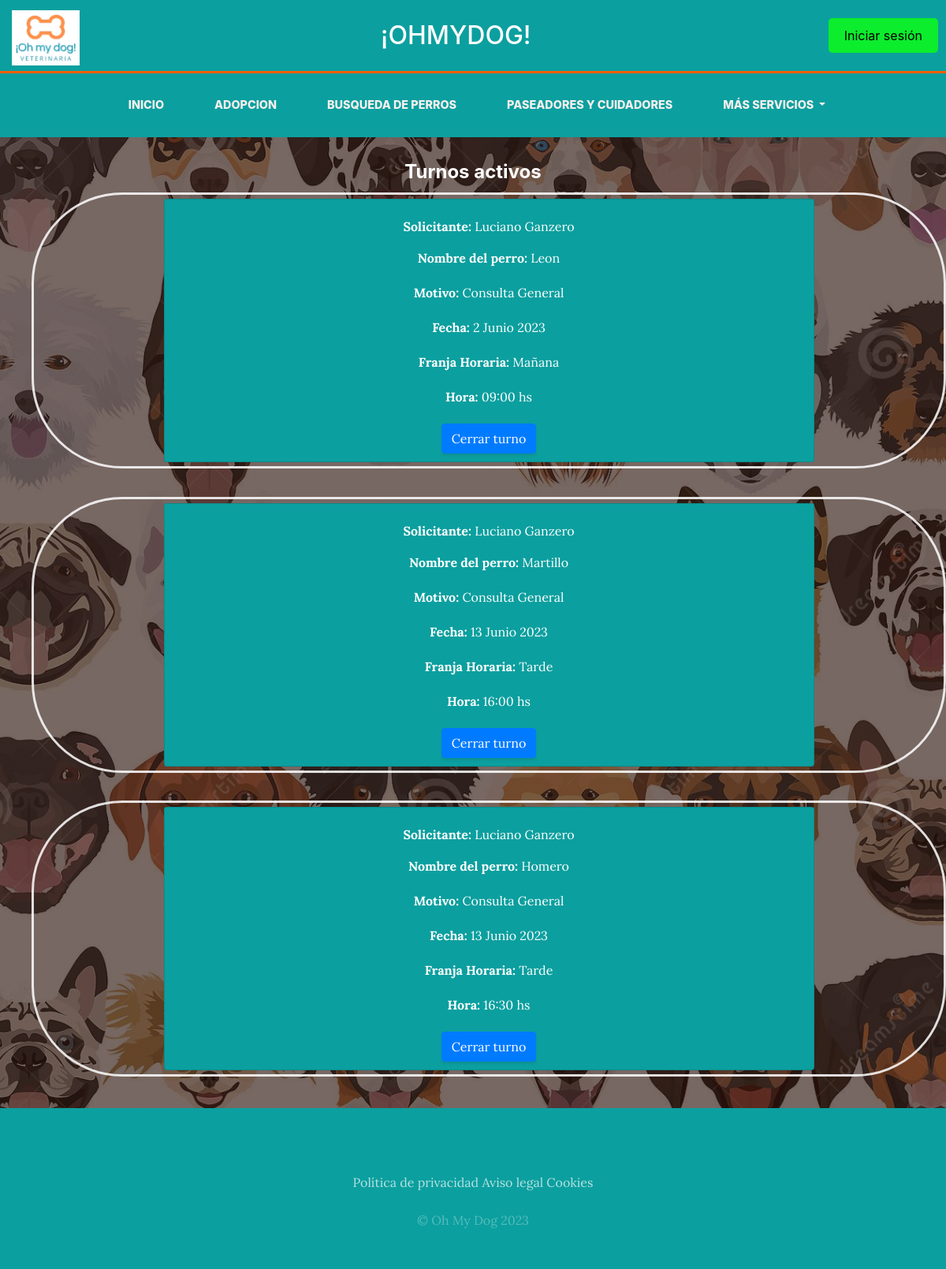
The app's page /mis_turnos/turnos_activos/ with its own data.
### turnos/models.py (models this page shows)
class Turno(models.Model):
    motivos = (
        ('0','Consulta General'),
        ('1', 'Vacuna A'),
        ('2', 'Vacuna B'),
        ('3', 'Desparasitacion'),
        ('4', 'Urgencia Intermedia'),
        ('5','Castracion'),
    )
    franja = (
        ('0','Mañana'),
        ('1','Tarde'),
    )
    estados=(
        ('0','Pendiente'),
        ('1','Aceptado'),
        ('2','Rechazado'),
        ('3','Cancelado'),
        ('4','Cerrado'),
        ('5','Vencido'),
    )
    horarios= (('0','08:00 hs'), ('1','08:30 hs'),('2','09:00 hs'),('3','09:30 hs'),('4','10:00 hs'),
                                                    ('5','10:30 hs'),('6','11:00 hs'),('7','11:30 hs'),
                        ('8','16:00 hs'), ('9','16:30 hs'),('10','17:00 hs'),('11','17:30 hs'),('12','18:00 hs'),
                                                    ('13','18:30 hs'),('14','19:00 hs'),('15','19:30 hs'))
    dueño=models.ForeignKey(User, on_delete=models.CASCADE)
    mascota=models.ForeignKey(Mascota, on_delete=models.CASCADE)
    motivo=models.CharField('Motivo',max_length=15,choices=motivos)
    motivo_rechazo = models.CharField(max_length=100, null=True, blank=True, default=None)
    franjaHoraria=models.CharField('Franja horaria',max_length=1,choices=franja)
    fecha=models.DateField()
    estado=models.CharField('Estado',max_length=15,choices=estados)
    hora=models.CharField('Horario',max_length=8,choices=horarios)
    observaciones=models.CharField(max_length=150,null=True, blank=True, default=None)
    monto=models.DecimalField(decimal_places=2, max_digits=8, null=True, blank=True, default=None)
    descuento=models.BooleanField(null=True, blank=True,default=False)
    created=models.DateTimeField(auto_now_add=True)
    updated=models.DateTimeField(auto_now_add=True)
    id = models.AutoField(primary_key=True)
    class Meta:
        verbose_name='turno'
        verbose_name_plural='turnos'

### autenticacion/models.py (models this page shows, shortened)
class Cuenta(AbstractBaseUser):
    email = models.EmailField(verbose_name="email",max_length=60,unique=True)
    dni = models.CharField(verbose_name="DNI",max_length=10)
    numero = models.CharField(verbose_name="numero",max_length=10)
    nombre = models.CharField(verbose_name="nombre",max_length=40)
    edad = models.IntegerField(verbose_name="edad", null=True)
    es_donante =models.BooleanField(default=False)
    date_joined = models.DateTimeField(verbose_name="date_joined",auto_now_add=True)
    last_login = models.DateTimeField(verbose_name="last_login",auto_now_add=True)
    is_admin = models.BooleanField(default=False)
    is_staff = models.BooleanField(default=False)
    is_active = models.BooleanField(default=True)
    is_superuser = models.BooleanField(default=False)
    objects = AdministradorDeCuenta()
    USERNAME_FIELD = 'email'

### mascotas/models.py (models this page shows, shortened)
class Mascota(models.Model): #va con mayus. Mascota. xD
    sexo_choices=[
        ('0','Hembra'),
        ('1','Macho'),
        ('2','Ns/Nc'),
    ]
    razas_choices = convertir_queryset(Raza.objects.all())
    nombre=models.CharField(max_length=50)
    dueño=models.ForeignKey(get_user_model(), on_delete=models.CASCADE, null=True) #tuve que sacar el User xq es el modelo predeterminado de python. Nosotros usamos el custom.
    raza=models.CharField('Raza', max_length=1, choices=razas_choices)
    fecha_nacimiento=models.DateField()
    sexo=models.CharField('Sexo', max_length=1, choices=sexo_choices)
    observaciones=models.TextField(blank=True, null=True)
    id = models.AutoField(primary_key=True)
    created=models.DateTimeField(auto_now_add=True)
    updated=models.DateTimeField(auto_now_add=True)
    class Meta:
        verbose_name='mascota'
        verbose_name_plural='mascotas'

### turnos/views.py (the view)
# urls.py: path('turnos_activos/', views.ver_turnos_activos, name="turnos_activos"),
def ver_turnos_activos(request):
    turnos_activos=Turno.objects.filter(Q(estado='Aceptado') | Q(estado="1"))
    return render(request, 'turnos/turnosactivos.html', {'turnos':turnos_activos})

### turnos/templates/turnos/turnosactivos.html (shortened to what this page needs)
{% extends "ohmydogapp/base.html" %}
{% load crispy_forms_tags %}
{% load static %}
{% block content %}
<h1 style="color: white; margin: auto; margin-top: 30px; text-align: center;"><strong>Turnos activos</strong></h1>
    {% if turnos %}
    <ul>
        {% for turno in turnos %}
        <div class="tarjeta-carac" style="width: 100%;">
        <div class="container">
            <div class="row">
            <div class="col-xl-9 mx-auto">
                <div class="cta-inner text-center rounded">
                <div class="card" style="background-color: rgba(12, 159, 159);">
                    <div class="card-body " style="text-align: center; background-color: rgba(12, 159, 159);" >
                    <p class="card-title"style="color: white; "><strong> Solicitante:</strong> {{turno.dueño.nombre}}</p>
                    <p class="card-text" style="color: white;"><strong> Nombre del perro:</strong> {{turno.mascota.nombre}}</p>
                    <p class="card-text"style="color: white;"><strong> Motivo:</strong> {{turno.get_motivo_display}}</p>
                    <p class="card-text"style="color: white;"><strong> Fecha:</strong> {{turno.fecha}}</p>
                    <p class="card-text"style="color: white;"><strong> Franja Horaria:</strong> {{turno.get_franjaHoraria_display}}</p>
                    <p class="card-text"style="color: white;"><strong> Hora:</strong> {{turno.get_hora_display}}</p>
                    </div>
                    <div>
                        <a href="{% url 'concluir_turno' pk=turno.id %}" class="btn btn-primary" style="margin-bottom: 10px;">Cerrar turno</a>
                    </div>
                </div>
                </div>
            </div>
            </div>
        </div>
        </div>
        <div>
        </div>
        {% endfor %}
        </ul>
        {% endif %}
{% endblock %}

### ohmydogapp/static/ohmydogapp/css/gestion.css (style rules this page uses)
body { font-family: 'Lora'; background: linear-gradient(rgba(47, 23, 15, 0.65), rgba(47, 23, 15, 0.65)), url("../img/fondo.jpg"); background-attachment: fixed; background-position: center; background-size: cover; }
h1, h2, h3, h4, h5, h6 { font-family: 'Raleway'; }
p { line-height: 1.75; }
.btn { box-shadow: 0px 3px 3px 0px rgba(33, 37, 41, 0.1); }
h1 { margin: 0; font-size: 24px; font-family: 'Raleway'; font-family: Nunito,-apple-system,BlinkMacSystemFont,avenir next,avenir,helvetica neue,helvetica,ubuntu,roboto,noto,segoe ui,arial,sans-serif; }
.tarjeta-carac { position: relative; margin: auto; color: rgb(0, 0, 0); padding: 5px; border: 0.2rem solid rgba(255, 255, 255, 0.85); border-radius: 115px; width: 50%; margin-top: 1%; }

### records on screen
Turno: dueño.nombre "Luciano Ganzero", mascota.nombre "Leon", motivo "Consulta General", fecha "2 Junio 2023", franjaHoraria "Mañana", hora "09:00 hs"
Turno: dueño.nombre "Luciano Ganzero", mascota.nombre "Martillo", motivo "Consulta General", fecha "13 Junio 2023", franjaHoraria "Tarde", hora "16:00 hs"
Turno: dueño.nombre "Luciano Ganzero", mascota.nombre "Homero", motivo "Consulta General", fecha "13 Junio 2023", franjaHoraria "Tarde", hora "16:30 hs"
